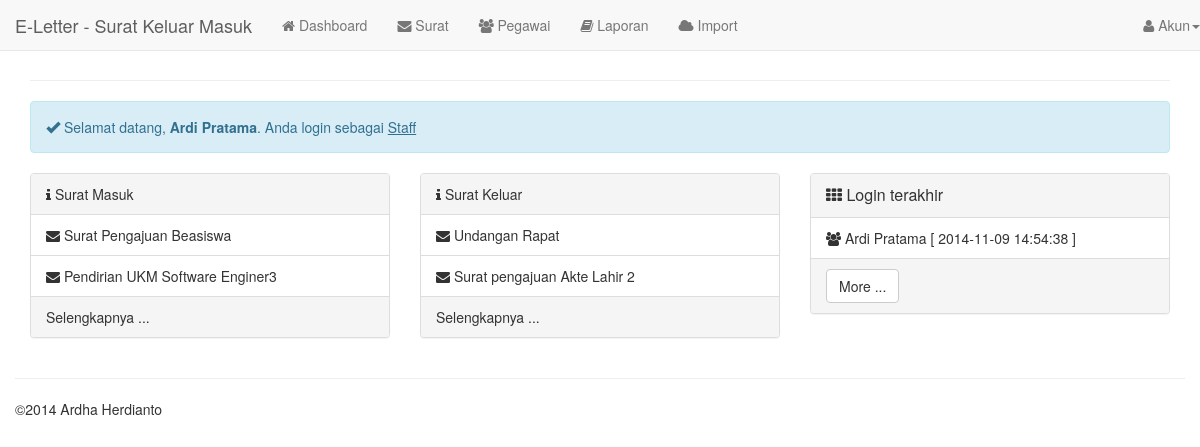
The app's page /?page=dashboard (signed in) with its own data.
### tables this page shows
CREATE TABLE `users` (
  `idusers` varchar(30) NOT NULL DEFAULT '',
  `password` varchar(255) DEFAULT NULL,
  `idbagian` varchar(255) DEFAULT NULL,
  PRIMARY KEY (`idusers`)
);

CREATE TABLE `pegawai` (
  `idpegawai` varchar(30) NOT NULL,
  `nama` varchar(45) DEFAULT NULL,
  `alamat` varchar(45) DEFAULT NULL,
  `kota` varchar(255) DEFAULT NULL,
  `tanggal_lahir` varchar(255) DEFAULT NULL,
  `telepon` varchar(255) DEFAULT NULL,
  `ponsel` varchar(45) DEFAULT NULL,
  `foto` varchar(255) NOT NULL DEFAULT 'nophoto.jpg',
  `delete` varchar(1) NOT NULL DEFAULT '0',
  `created_at` timestamp NULL DEFAULT CURRENT_TIMESTAMP ON UPDATE CURRENT_TIMESTAMP,
  PRIMARY KEY (`idpegawai`)
);

CREATE TABLE `bagian` (
  `idbagian` int(11) NOT NULL AUTO_INCREMENT,
  `keterangan` varchar(255) DEFAULT NULL,
  `deleted` varchar(255) NOT NULL DEFAULT '0',
  PRIMARY KEY (`idbagian`)
);

CREATE TABLE `surat` (
  `idsurat` varchar(30) NOT NULL DEFAULT '' COMMENT 'NO SURAT',
  `jenis_surat` varchar(10) DEFAULT NULL COMMENT 'Masuk / Keluar',
  `tanggal_surat` varchar(255) DEFAULT NULL COMMENT 'Tanggal yang tertera pada surat',
  `perihal` text,
  `catatan` varchar(255) DEFAULT NULL COMMENT 'Sebagai catatan tambahan untuk memperjelas surat',
  `asal_surat` varchar(45) DEFAULT NULL COMMENT 'asal surat, bisa dari instansi internal atau eksternal',
  `disposisi` varchar(255) DEFAULT NULL COMMENT 'Disposisi surat',
  `kata_kunci` varchar(255) DEFAULT NULL COMMENT 'Kata kunci yang berhubungan dengan surat',
  `delete` varchar(1) DEFAULT '0' COMMENT 'DELETE = status data terdelet, 1 adalah file delete, 2 tidak delete',
  `posting` varchar(255) DEFAULT NULL COMMENT 'Di posting oleh idusers',
  `public` varchar(1) DEFAULT '0' COMMENT 'status, 1=publikasi, 0=private',
  `lampiran` varchar(255) DEFAULT NULL COMMENT 'Lampiran berupa gambar, gambar surat',
  `created_at` timestamp NOT NULL DEFAULT CURRENT_TIMESTAMP ON UPDATE CURRENT_TIMESTAMP COMMENT 'tanggal surat di insert/ update oleh sistem',
  PRIMARY KEY (`idsurat`)
);

### models.php (called while the page is built, shortened)
<?php
function get_login($tampil){
    $aktif=$_SESSION['idusers'];
    $query=mysql_query("select * from users a, pegawai b, bagian c where a.idusers=b.idpegawai and a.idusers='$aktif' and a.idbagian=c.idbagian");
    $data=mysql_fetch_array($query);
    return $data[$tampil];
}
function get_surat_row($jenis='masuk',$limit='5'){
    $query=mysql_query("select * from surat where jenis_surat='$jenis' order by created_at limit $limit");
    return $query;
}
function get_last_login(){
    $query=mysql_query("select * from login_logs a, users b ,pegawai c,bagian d where a.idusers=b.idusers and b.idusers=c.idpegawai and b.idbagian=d.idbagian order by time limit 2");
    return $query;
}
?>

### module/dashboard.php (the view, shortened to what this page needs)
<div class="row clearfix">
    <div class="col-lg-12">
        <div class="alert alert-info">
           <i class="glyphicon glyphicon-ok"></i> Selamat datang, <strong><?= get_login('nama') ?></strong>. Anda login sebagai <ins><?= get_login('keterangan') ?></ins>
        </div>
    </div>
    <div class="col-md-4">
        <div class="panel panel-default">
            <div class="panel-heading">
                <i class="fa fa-info"></i> Surat Masuk
            </div>
                <ul class="list-group">
                <?php $data=get_surat_row('masuk','5');while($value=mysql_fetch_array($data)){?>
                    <li class="list-group-item"><i class="fa fa-envelope"></i> <?php echo $value['perihal'] ?> </li>
                <?php } ?>
                </ul>
            <div class="panel-footer">
                Selengkapnya ...
            </div>
        </div>
    </div>
    <div class="col-md-4">
        <div class="panel panel-default">
            <div class="panel-heading">
                <i class="fa fa-info"></i> Surat Keluar
            </div>
                <ul class="list-group">
                    <?php $data=get_surat_row('keluar','5');while($value=mysql_fetch_array($data)){?>
                    <li class="list-group-item"><i class="fa fa-envelope"></i> <?php echo $value['perihal'] ?> </li>
                    <?php } ?>
                </ul>
            <div class="panel-footer">
                Selengkapnya ...
            </div>
        </div>
    </div>
    <div class="col-md-4">
            <div class="panel panel-default">
            <div class="panel-heading">
                <div class="panel-title"><i class="fa fa-th"></i> Login terakhir</div>
            </div>
                <ul class="list-group">
                    <?php $data=get_last_login();while($logs=mysql_fetch_array($data)){?>
                    <li class="list-group-item"><i class="fa fa-users"></i> <?php echo $logs['nama'] ?> [ <?php echo $logs['time']?> ]</li>
                    <?php } ?>
                </ul>
            <div class="panel-footer">
                <button class="btn btn-default">More ...</button>
            </div>
        </div>
    </div>

### records on screen
users: pegawai.nama "Ardi Pratama", idbagian.keterangan "Staff"
surat: perihal "Surat Pengajuan Beasiswa"
surat: perihal "Pendirian UKM Software Enginer3"
surat: perihal "Undangan Rapat"
surat: perihal "Surat pengajuan Akte Lahir 2"

### other values on screen
$logs['nama'] "Ardi Pratama"
$logs['time'] "2014-11-09 14:54:38"
